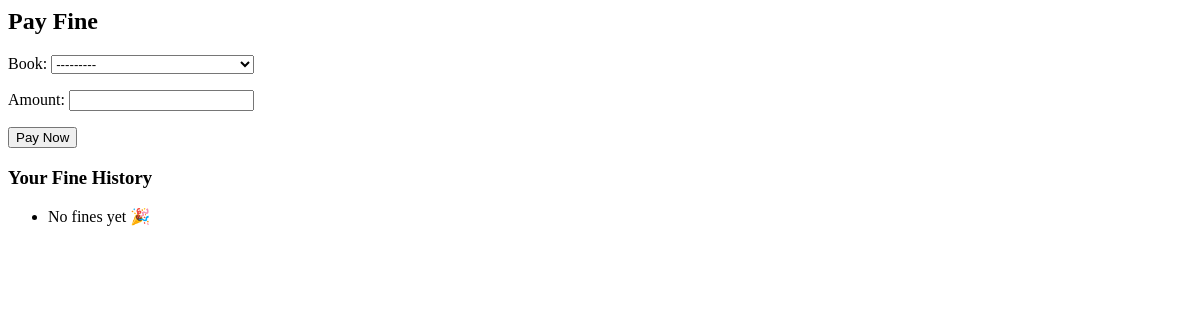
Before: /fine-payment/ (signed in) with the older database file.
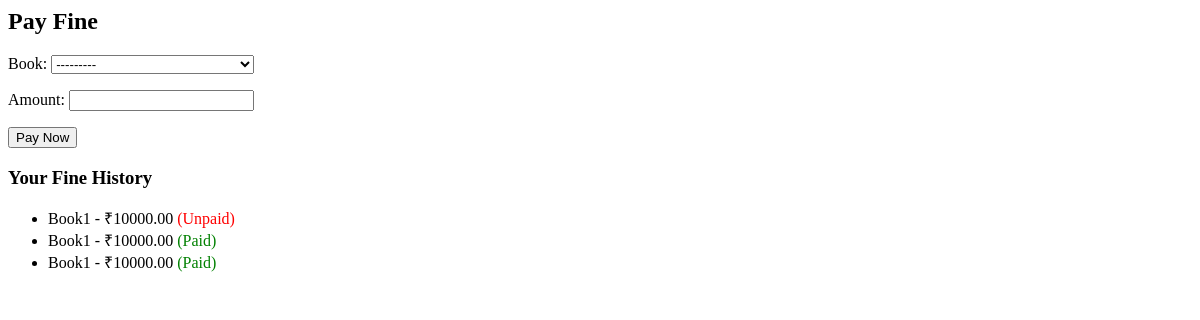
After: the same page with the newer database file.
### core/models.py (models this page shows, shortened)
class Fine(models.Model):
    student = models.ForeignKey(
        Student, on_delete=models.CASCADE, related_name="fines"
    )
    book = models.ForeignKey(
        Book, on_delete=models.CASCADE, related_name="fines"
    )
    amount = models.DecimalField(max_digits=8, decimal_places=2)
    paid = models.BooleanField(default=False)
    payment_date = models.DateTimeField(blank=True, null=True)

class Book(models.Model):
    class Category(models.TextChoices):
        SCIENCE = "SCI", "Science"
        ENGINEERING = "ENG", "Engineering"
        LITERATURE = "LIT", "Literature"
        HISTORY = "HIS", "History"
        TECHNOLOGY = "TECH", "Technology"
        OTHER = "OTH", "Other"
    title = models.CharField(max_length=255, verbose_name="Book Title")
    author = models.CharField(max_length=255, verbose_name="Author")
    isbn = models.CharField(max_length=13, unique=True, verbose_name="ISBN")
    category = models.CharField(
        max_length=10,
        choices=Category.choices,
        default=Category.OTHER,
        verbose_name="Category"
    )
    publisher = models.CharField(max_length=255, blank=True, null=True, verbose_name="Publisher")
    published_year = models.PositiveIntegerField(blank=True, null=True, verbose_name="Published Year")
    total_copies = models.PositiveIntegerField(default=1, verbose_name="Total Copies")
    available_copies = models.PositiveIntegerField(default=1, verbose_name="Available Copies")
    added_date = models.DateTimeField(default=timezone.now, verbose_name="Added to Library")
    def __str__(self):
        return f"{self.title} by {self.author} ({self.isbn})"

### core/views.py (the view, shortened to what this page needs)
# urls.py: path("fine-payment/", FinePaymentView.as_view(), name="fine_payment"),
class FinePaymentView(LoginRequiredMixin, FormView):
    template_name = "core/fine_payment.html"
    form_class = FinePaymentForm
    success_url = reverse_lazy("fine_payment")
    def get_form(self, form_class=None):
        form = super().get_form(form_class)
        student = Student.objects.get(user=self.request.user)
        form.fields["book"].queryset = student.book.all()
        return form

### core/forms.py
class FinePaymentForm(forms.ModelForm):
    class Meta:
        model = Fine
        fields = ["book", "amount"]

### core/templates/core/fine_payment.html (shortened to what this page needs)
{% block content %}
<div class="container">
  <h2>Pay Fine</h2>
  <form method="post">
    {{ form.as_p }}
    <button type="submit" class="btn btn-success">Pay Now</button>
  </form>
  <h3>Your Fine History</h3>
  <ul>
    {% for fine in request.user.studentuser.fines.all %}
      <li>
        {{ fine.book.title }} - ₹{{ fine.amount }}
        {% if fine.paid %}
          <span style="color:green;">(Paid)</span>
        {% else %}
          <span style="color:red;">(Unpaid)</span>
        {% endif %}
      </li>
    {% empty %}
      <li>No fines yet 🎉</li>
    {% endfor %}
  </ul>
</div>
{% endblock %}

Changed rows visible on the page:
added Fine: book "Book1", amount "10000.00", paid "(Unpaid)"
added Fine: book "Book1", amount "10000.00", paid "(Paid)"
added Fine: book "Book1", amount "10000.00", paid "(Paid)"
Other visible differences:
text no longer shown: "No fines yet 🎉"
